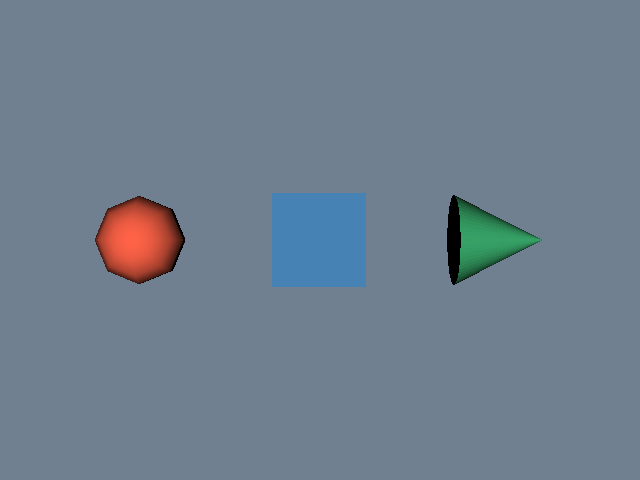

This chart was generated by the following Python code:
#!/usr/bin/env python

# Demonstrate actor picking with vtkCellPicker.  Click on any of the three
# objects to highlight it in yellow; the previously highlighted actor reverts
# to its original color.

# Factory overrides: importing these modules registers the OpenGL rendering
# and interaction style implementations for vtkRenderingCore factory classes.
import vtkmodules.vtkInteractionStyle  # noqa: F401
import vtkmodules.vtkRenderingOpenGL2  # noqa: F401

# VTK pipeline classes used in this example
from vtkmodules.vtkFiltersSources import (
    vtkConeSource,
    vtkCubeSource,
    vtkSphereSource,
)
from vtkmodules.vtkInteractionStyle import vtkInteractorStyleTrackballCamera
from vtkmodules.vtkRenderingCore import (
    vtkActor,
    vtkCellPicker,
    vtkPolyDataMapper,
    vtkRenderWindow,
    vtkRenderWindowInteractor,
    vtkRenderer,
)

# Colors (normalized RGB)
tomato_rgb = (1.0, 0.388, 0.278)
steel_blue_rgb = (0.275, 0.510, 0.706)
medium_sea_green_rgb = (0.235, 0.702, 0.443)
yellow_rgb = (1.0, 1.0, 0.0)
slate_gray_rgb = (0.439, 0.502, 0.565)

# Source: sphere on the left
sphere = vtkSphereSource()
sphere.SetCenter(-2, 0, 0)

sphere_mapper = vtkPolyDataMapper()
sphere_mapper.SetInputConnection(sphere.GetOutputPort())

sphere_actor = vtkActor()
sphere_actor.SetMapper(sphere_mapper)
sphere_actor.GetProperty().SetColor(tomato_rgb)

# Source: cube in the center
cube = vtkCubeSource()
cube.SetCenter(0, 0, 0)

cube_mapper = vtkPolyDataMapper()
cube_mapper.SetInputConnection(cube.GetOutputPort())

cube_actor = vtkActor()
cube_actor.SetMapper(cube_mapper)
cube_actor.GetProperty().SetColor(steel_blue_rgb)

# Source: cone on the right
cone = vtkConeSource()
cone.SetCenter(2, 0, 0)
cone.SetResolution(64)

cone_mapper = vtkPolyDataMapper()
cone_mapper.SetInputConnection(cone.GetOutputPort())

cone_actor = vtkActor()
cone_actor.SetMapper(cone_mapper)
cone_actor.GetProperty().SetColor(medium_sea_green_rgb)

# Renderer: assemble the scene
renderer = vtkRenderer()
renderer.AddActor(sphere_actor)
renderer.AddActor(cube_actor)
renderer.AddActor(cone_actor)
renderer.SetBackground(slate_gray_rgb)

# Window: display the rendered scene
render_window = vtkRenderWindow()
render_window.AddRenderer(renderer)
render_window.SetWindowName("highlight picked actor objects")
render_window.SetMultiSamples(0)
render_window.SetSize(640, 480)

# Interactor: handle mouse and keyboard events
interactor = vtkRenderWindowInteractor()
interactor.SetRenderWindow(render_window)
interactor_style_trackball_camera = vtkInteractorStyleTrackballCamera()
interactor.SetInteractorStyle(interactor_style_trackball_camera)

# Picker: cell-level picking
picker = vtkCellPicker()
interactor.SetPicker(picker)

# State: track the previously highlighted actor and its original color
last_actor = [None]
last_color = [None]


# Pick callback: highlight the picked actor in yellow
def on_left_button_press(obj, event):
    click_pos = obj.GetEventPosition()
    picker.Pick(click_pos[0], click_pos[1], 0, renderer)
    picked_actor = picker.GetActor()

    if last_actor[0] is not None and last_actor[0] is not picked_actor:
        last_actor[0].GetProperty().SetColor(last_color[0])

    if picked_actor is not None:
        last_color[0] = picked_actor.GetProperty().GetColor()
        last_actor[0] = picked_actor
        picked_actor.GetProperty().SetColor(yellow_rgb)
        render_window.Render()


interactor.AddObserver("LeftButtonPressEvent", on_left_button_press)

# Launch the interactive visualization
interactor.Initialize()
interactor.Start()
